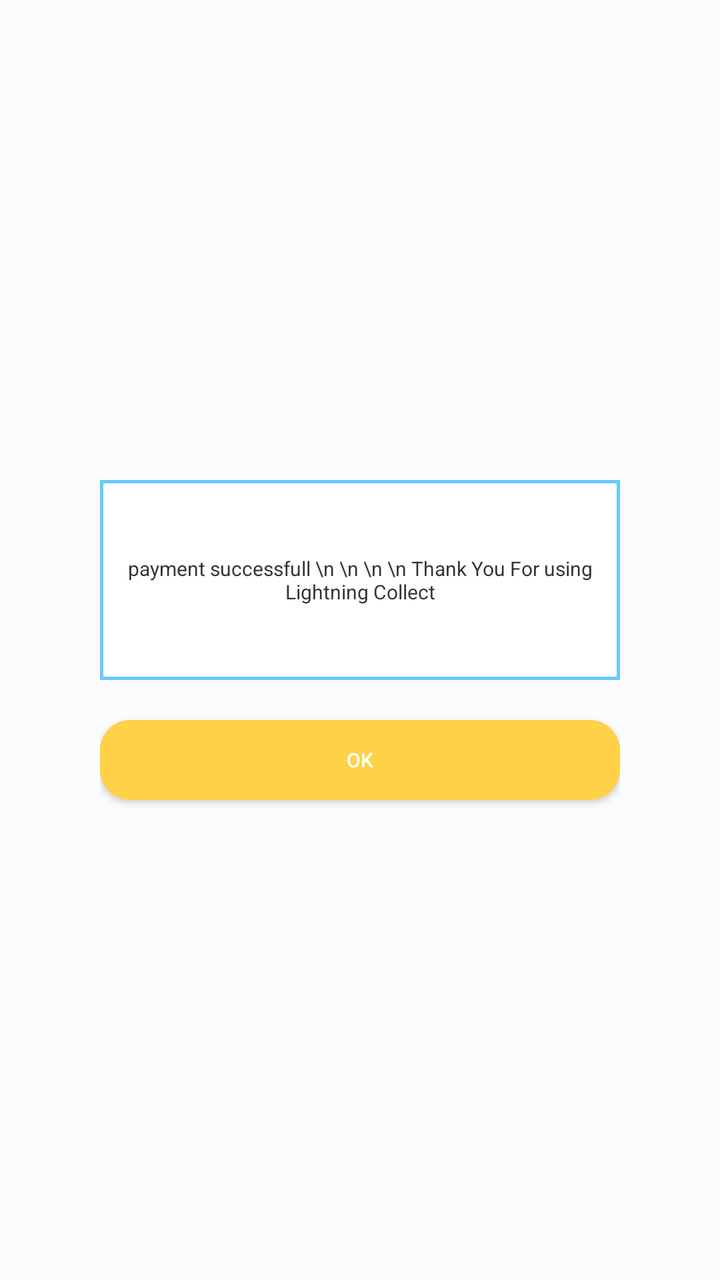
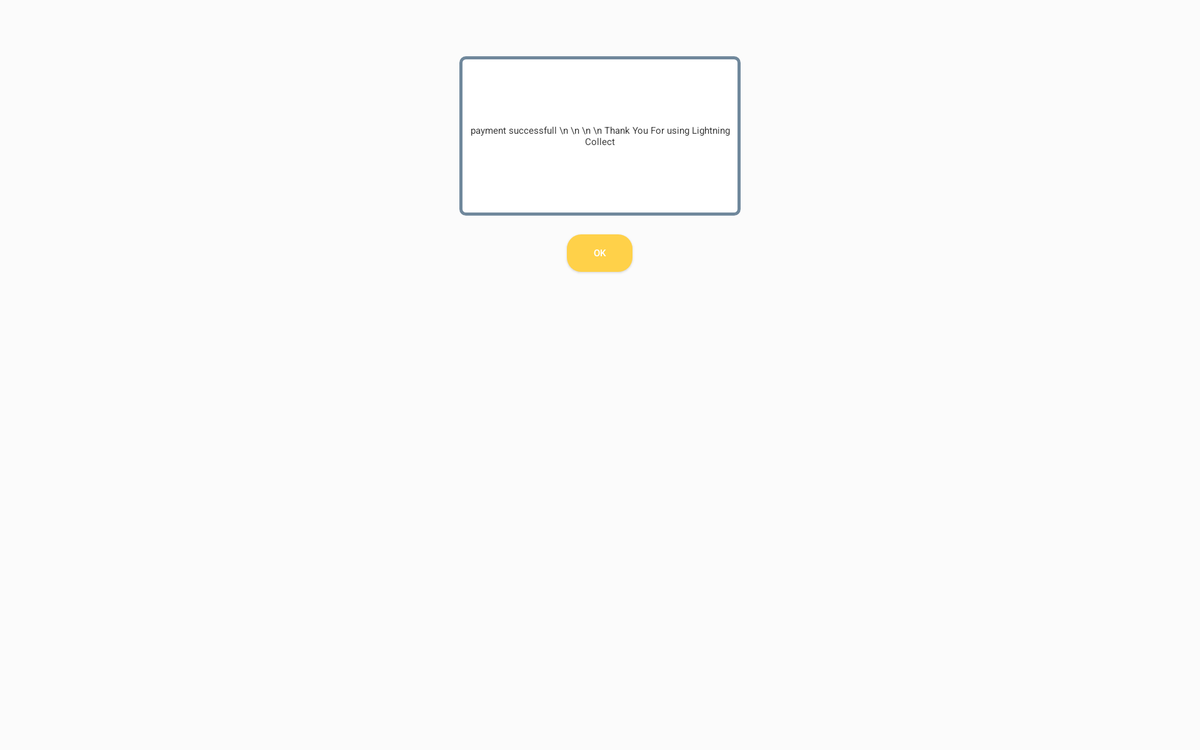

The same Android screen from two of the app's own layout files: first res/layout/ as a phone draws it, then the author's variant for another configuration, drawn on a device whose configuration selects that folder. Both files follow.
<!-- AndroidManifest.xml: application theme AppTheme -->
<!-- res/layout/fragment_payment_success_regular.xml -->
<?xml version="1.0" encoding="utf-8"?>
<layout xmlns:android="http://schemas.android.com/apk/res/android"
  xmlns:tools="http://schemas.android.com/tools">

  <data>

    <variable
      name="paymentSuccess"
      type="fr.acinq.eclair.wallet.presenter.PaymentSuccess" />
  </data>

  <ScrollView
    android:layout_width="match_parent"
    android:layout_height="match_parent"
    android:fillViewport="true">

    <FrameLayout
      android:id="@+id/content_success"
      android:layout_width="match_parent"
      android:layout_height="match_parent"
      android:background="?android:windowBackground"
      android:orientation="vertical"

      >

      <LinearLayout
        android:layout_width="match_parent"
        android:layout_height="match_parent"
        android:gravity="center_horizontal|center_vertical"
        android:orientation="vertical"
        android:layout_margin="50dp"
     >




          <TextView
            android:layout_width="match_parent"
            android:layout_height="100dp"
            android:background="@drawable/rounded_corner_table"
            android:gravity="center_vertical"
            android:hint="payment successfull \n \n \n \n Thank You For using Lightning Collect"
            android:textAlignment="center"
            android:textColor="@color/grey_4"
            android:textColorHint="@color/grey_4"
            android:textSize="@dimen/textSize" />


        <Button
          android:id="@+id/cancel"
          android:layout_width="match_parent"
          android:layout_height="40dp"
          android:layout_marginTop="20dp"
          android:background="@drawable/rounded_corner_green"
          android:onClick="@{(v)->paymentSuccess.ok()}"
          android:text="@string/ok"
          android:textColor="@color/white"
          android:textSize="@dimen/textSize" />
      </LinearLayout>

    </FrameLayout>

  </ScrollView>


</layout>
<!-- resources referenced by this layout -->
<resources>
  <color name="grey_4">#333333</color>
  <color name="white">#ffffff</color>
  <dimen name="textSize">10sp</dimen>
  <!-- drawable rounded_corner_green (drawable) -->
  <selector xmlns:android="http://schemas.android.com/apk/res/android">
    <item>
      <shape android:shape="rectangle">
        <solid android:color="@color/green"/>
        <corners android:radius="15dp" />
      </shape>
    </item>
  </selector>
  <!-- drawable rounded_corner_table (drawable) -->
  <?xml version="1.0" encoding="utf-8"?>
  <shape xmlns:android="http://schemas.android.com/apk/res/android"
      android:shape="rectangle">
    <gradient android:startColor="#FFFFFF"
        android:endColor="#FFFFFF"
        android:angle="270" />
    <stroke android:width="5px"
        android:color="@color/primaryLightColor" />
  </shape>
  <string name="ok">ok</string>
  <style name="AppTheme" parent="Theme.AppCompat.Light.DarkActionBar">
      <item name="android:textColor">@color/grey_4</item>
      <item name="colorPrimary">@color/primaryColor</item>
      <item name="colorPrimaryDark">@color/primaryDarkColor</item>
      <item name="colorAccent">@color/primaryColor</item>
      <item name="android:textColorSecondary">@color/white</item>
  
      
      <item name="android:windowBackground">@color/almost_white</item>
      <item name="android:colorBackground">@color/almost_white</item>
  
      <item name="windowActionBar">false</item>
      <item name="windowNoTitle">true</item>
      <item name="actionBarTheme">@null</item>
    </style>
  <color name="green">#ffd149</color>
  <color name="primaryLightColor">#67c9ff</color>
  <color name="primaryColor">#1299eb</color>
  <color name="primaryDarkColor">#006bb8</color>
  <color name="almost_white">#fbfbfb</color>
</resources>
<!-- res/layout-xlarge-land/fragment_payment_success_regular.xml (the author's variant of the layout above) -->
<!-- drawn on a large tablet held sideways -->
<?xml version="1.0" encoding="utf-8"?>
<layout
    xmlns:android="http://schemas.android.com/apk/res/android"
    xmlns:tools="http://schemas.android.com/tools">
    <data>
        <variable
            name="paymentSuccess"
            type="fr.acinq.eclair.wallet.presenter.PaymentSuccess"/>
    </data>
  <ScrollView
    android:layout_width="match_parent"
    android:layout_height="match_parent"
    android:fillViewport="true"
    >
    <FrameLayout
        android:layout_width="match_parent"
        android:layout_height="match_parent"
        android:orientation="vertical"
        android:id="@+id/content_notification"
        android:background="?android:windowBackground"

        >

        <LinearLayout
          android:layout_marginTop="50dp"
            android:layout_width="match_parent"
            android:layout_height="match_parent"
            android:gravity="center_horizontal"

            android:orientation="vertical">


            <LinearLayout
                android:layout_width="match_parent"
                android:layout_height="wrap_content"
                android:layout_margin="10dp"
                android:gravity="center_horizontal">

                <TextView
                    android:layout_width="300dp"
                    android:layout_height="170dp"
                  android:textSize="@dimen/textSize"


                  android:background="@drawable/rounded_corner_button"
                    android:gravity="center_vertical"
                    android:hint="payment successfull \n \n \n \n Thank You For using Lightning Collect"
                    android:textAlignment="center"
                    android:textColor="@color/grey_4"
                    android:textColorHint="@color/grey_4" />

            </LinearLayout>

            <Button
                android:id="@+id/cancel"
                android:layout_width="70dp"
              android:textSize="@dimen/textSize"

              android:layout_height="40dp"
                android:layout_margin="10dp"
                android:background="@drawable/rounded_corner_green"
                android:onClick="@{(v)->paymentSuccess.ok()}"
                android:text="@string/ok"
                android:textColor="@color/white" />
        </LinearLayout>

    </FrameLayout>

  </ScrollView>


</layout>
<!-- resources referenced by the variant -->
<!-- as a large tablet held sideways resolves them -->
<resources>
  <color name="grey_4">#333333</color>
  <color name="white">#ffffff</color>
  <dimen name="textSize">10sp</dimen>
  <!-- drawable rounded_corner_button (drawable) -->
  <?xml version="1.0" encoding="utf-8"?>
  <shape xmlns:android="http://schemas.android.com/apk/res/android"
      android:shape="rectangle">
    <corners android:radius="5dp" />
    <gradient android:startColor="#FFFFFF"
        android:endColor="#FFFFFF"
        android:angle="270" />
    <stroke android:width="5px"
        android:color="@color/primary_light_x1" />
  </shape>
  <!-- drawable rounded_corner_green (drawable) -->
  <selector xmlns:android="http://schemas.android.com/apk/res/android">
    <item>
      <shape android:shape="rectangle">
        <solid android:color="@color/green"/>
        <corners android:radius="15dp" />
      </shape>
    </item>
  </selector>
  <string name="ok">ok</string>
  <style name="AppTheme" parent="Theme.AppCompat.Light.DarkActionBar">
      <item name="android:textColor">@color/grey_4</item>
      <item name="colorPrimary">@color/primaryColor</item>
      <item name="colorPrimaryDark">@color/primaryDarkColor</item>
      <item name="colorAccent">@color/primaryColor</item>
      <item name="android:textColorSecondary">@color/white</item>
  
      
      <item name="android:windowBackground">@color/almost_white</item>
      <item name="android:colorBackground">@color/almost_white</item>
  
      <item name="windowActionBar">false</item>
      <item name="windowNoTitle">true</item>
      <item name="actionBarTheme">@null</item>
    </style>
  <color name="primary_light_x1">#70889c</color>
  <color name="green">#ffd149</color>
  <color name="primaryColor">#1299eb</color>
  <color name="primaryDarkColor">#006bb8</color>
  <color name="almost_white">#fbfbfb</color>
</resources>
